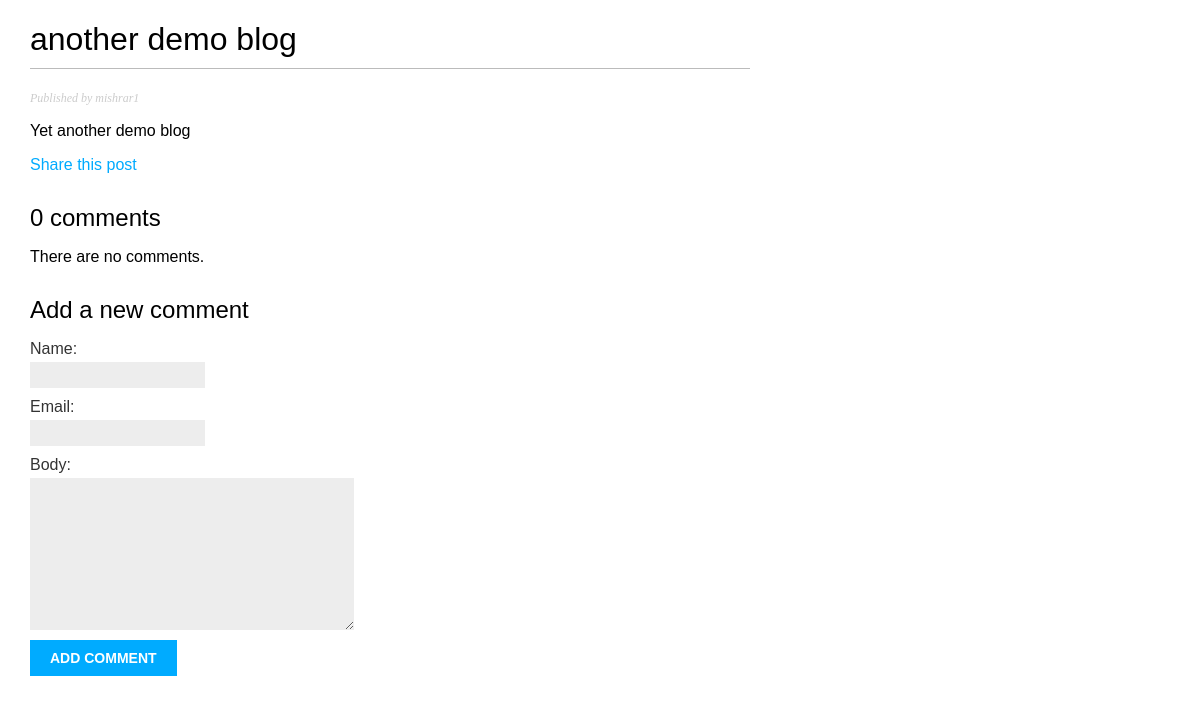
Page /blog/2023/9/24/another-demo-blog/ on the committed database.
### blog/models.py (models this page shows, shortened)
class Post(models.Model):
    class Status(models.TextChoices):
        DRAFT = "draft", "Draft"
        PUBLISHED = "published", "Published"
    title = models.CharField(max_length=250)
    slug = models.SlugField(max_length=250, unique_for_date="published")
    body = models.TextField()
    created = models.DateTimeField(auto_now_add=True)
    published = models.DateTimeField(default=timezone.now)
    updated = models.DateTimeField(auto_now=True)
    status = models.CharField(
        max_length=10, choices=Status.choices, default=Status.DRAFT
    )
    author = models.ForeignKey(
        User, on_delete=models.CASCADE, related_name="blog_posts"
    )
    objects = models.Manager()
    published_manager = PublishedManager()
    class Meta:
        ordering = ["-published"]
        indexes = [
            models.Index(fields=["-published"], name="published_idx"),
        ]

### blog/views.py (the view)
def post_detail(request, year, month, day, slug):
    post = get_object_or_404(
        Post,
        slug=slug,
        published__year=year,
        published__month=month,
        published__day=day,
        status=Post.Status.PUBLISHED,
    )
    comments = post.comments.filter(active=True)
    form = CommentForm()
    return render(
        request,
        "blog/post/detail.html",
        {"post": post, "comments": comments, "form": form},
    )

### blog/forms.py
class CommentForm(forms.ModelForm):
    class Meta:
        model = Comment
        fields = ["name", "email", "body"]

### templates/blog/post/detail.html (shortened to what this page needs)
{% extends "blog/base.html" %}
{% block content %}
    <h1>{{ post.title }}</h1>
    <p class="date">
        Published {{ post.publish }} by {{ post.author }}
    </p>
    {{ post.body|linebreaks }}
    <p>
        <a href="{% url "blog:post_share" post.id %}"> Share this post </a>
    </p>
    {% with comments.count as total_comments %}
    <h2>
        {{ total_comments }} comment{{ total_comments|pluralize }}
    </h2>
    {% endwith %}
    {% for comment in comments %}
    <div class="comment">
        <p class="info">
            Comment {{ forloop.counter }} by {{ comment.name }}
            {{ comment.created }}
        </p>
        {{ comment.body|linebreaks }}
    </div>
    {% empty %}
    <p>There are no comments.</p>
    {% endfor %}
    {% include "blog/post/includes/comment_form.html" %}
{% endblock %}

### static/css/blog.css (style rules this page uses)
body { margin:0; padding:0; font-family:helvetica, sans-serif; }
a { color:#00abff; text-decoration:none; }
h1 { font-weight:normal; border-bottom:1px solid #bbb; padding:0 0 10px 0; }
h2 { font-weight:normal; margin:30px 0 0; }
p.date { color:#ccc; font-family: georgia, serif; font-size: 12px; font-style: italic; }
label { float:left; clear:both; color:#333; margin-bottom:4px; }
input, textarea { clear:both; float:left; margin:0 0 10px; background:#ededed; border:0; padding:6px 10px; font-size:12px; }

### rows in the picture
Post: title "another demo blog", author "mishrar1", body "Yet another demo blog"

### other values in the picture
{{ total_comments }} "0"
